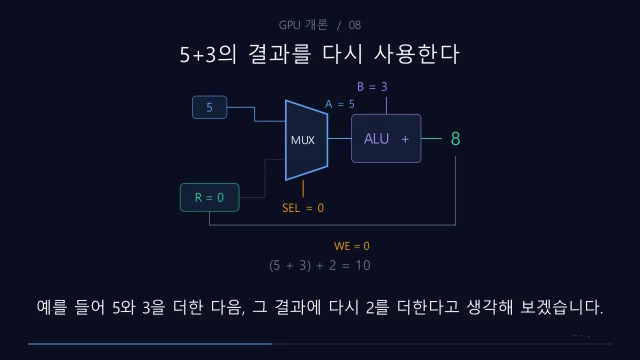
#> input picture longforms/gpui08_register_datapath/qa/sample.png, 640 x 360 px, given in place of 002.png, which was not available
$ python inspect_frames.py
#> lines starting #> are read from the running program, lines starting #| are printed output that depends on the picture
"""Extract a reproducible visual review sheet; no source video is changed."""
import argparse,subprocess
from pathlib import Path
from PIL import Image,ImageDraw
ROOT=Path(__file__).resolve().parent;W=ROOT.parents[3]
p=argparse.ArgumentParser();p.add_argument('--layout',choices=['shorts','longform'],default='shorts');p.add_argument('--final',action='store_true');a=p.parse_args()
suffix=a.layout+('_final' if a.final else '_preview')
video=W/'exports'/f'minimal04_v2_158s_{suffix}.mp4'
folder=W/'media/minimal04_v2_review'/suffix;folder.mkdir(parents=True,exist_ok=True)
times=[2,5,17,24,32,39,45,48,54,60,66,72,79,85,89,94,103,120,141,156]
for part in range(2):
 ts=times[part*10:(part+1)*10];thumbw=240 if a.layout=='shorts' else 480;thumbh=427 if a.layout=='shorts' else 270
 sheet=Image.new('RGB',(thumbw*5,(thumbh+26)*2),'#172235');draw=ImageDraw.Draw(sheet)
#> after `sheet = Image.new('RGB', (thumbw * 5, (thumbh + 26) * 2), '#172235')`:
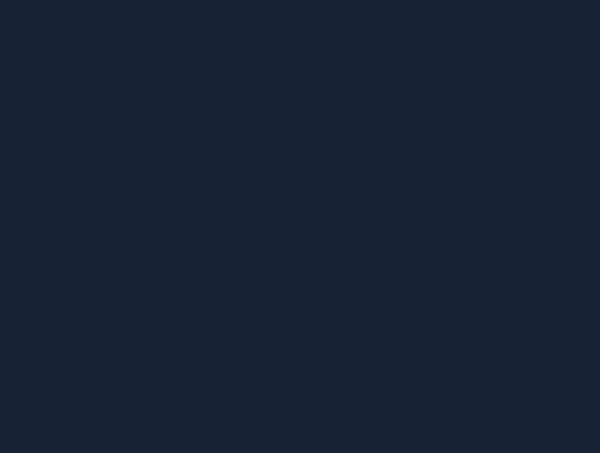
#> sheet: PIL image 1200x906 RGB (shown at 1/2 size); mean R, G, B 23, 34, 53
 for i,t in enumerate(ts):
  path=folder/f'{t:03}.png'
  subprocess.run(['ffmpeg','-hide_banner','-loglevel','error','-y','-ss',str(t),'-i',str(video),'-frames:v','1',str(path)],check=True)
#> (this line was passed over: subprocess is not available in this run)
  im=Image.open(path).convert('RGB').resize((thumbw,thumbh))
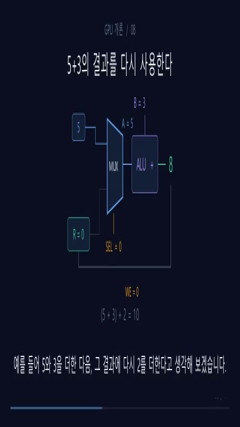
#> im: PIL image 240x427 RGB; mean R, G, B 15, 18.7, 36.8
  x=i%5*thumbw;y=i//5*(thumbh+26);sheet.paste(im,(x,y+26));draw.text((x+8,y+5),f'{t:03}s',fill='white')
#> after `sheet.paste(im, (x, y + 26))`:
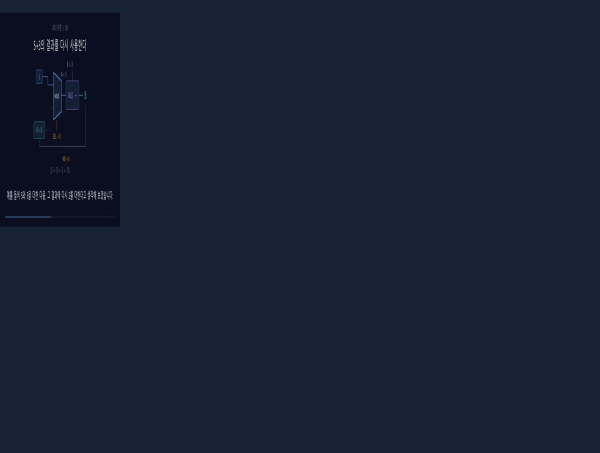
#> sheet: PIL image 1200x906 RGB (shown at 1/2 size); mean R, G, B 22.2, 32.6, 51.5
#> (the run stopped early here; a loop or call above may not have finished)
